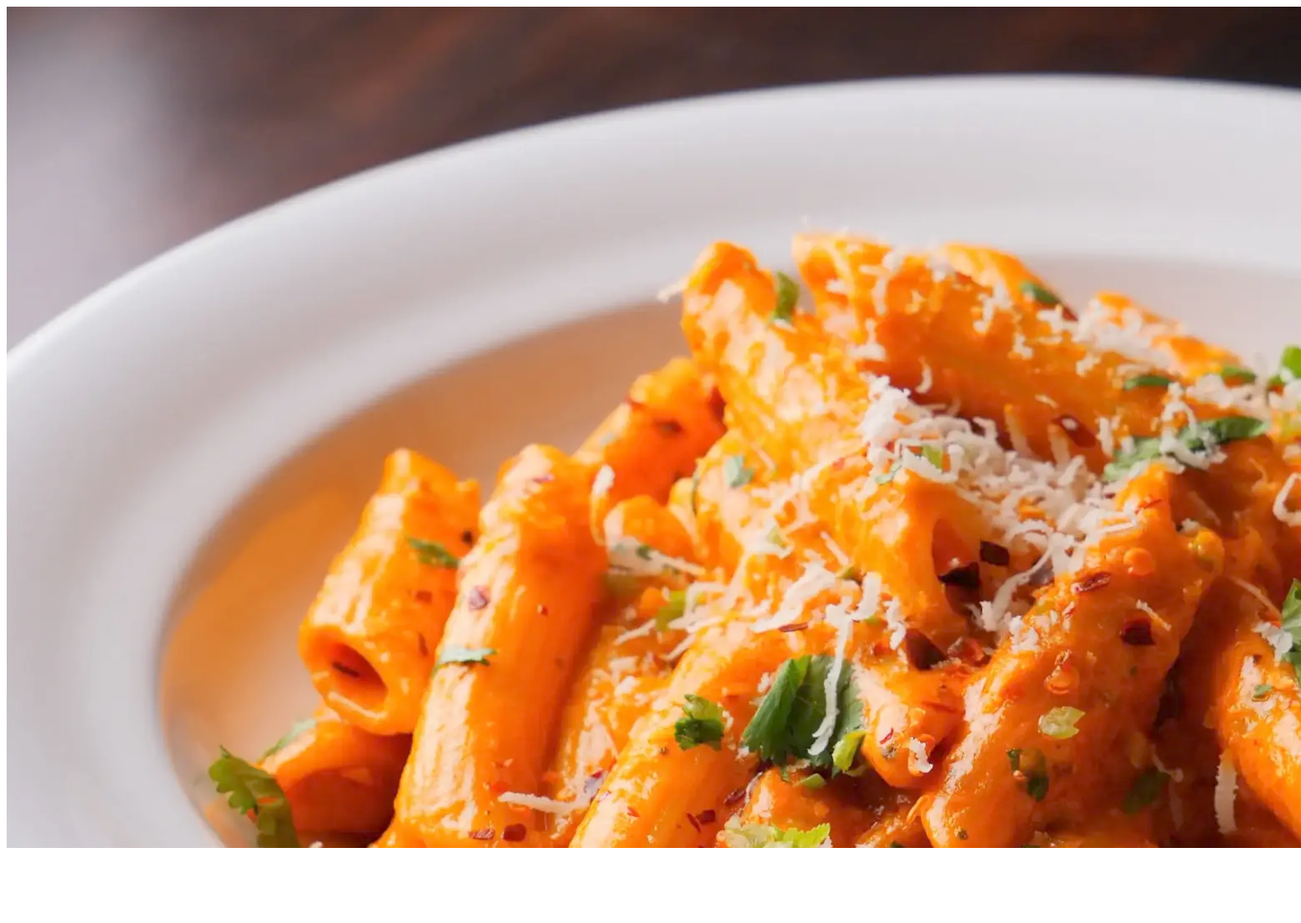
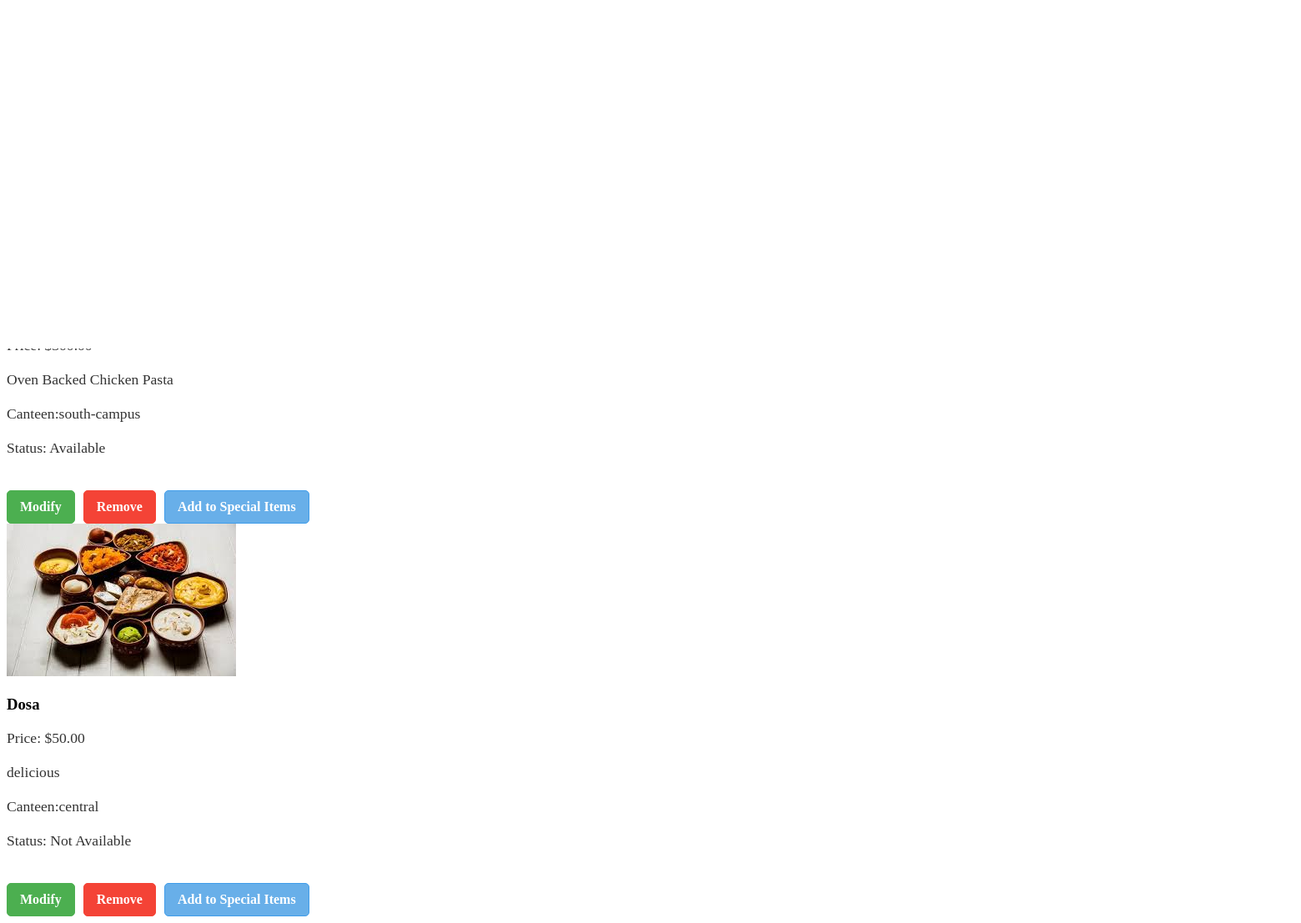
Page /finalp/fetch_food.php (signed in) on the committed database (2 pictures, top to bottom).
### tables this page shows
CREATE TABLE `food_items` (
  `id` int(11) NOT NULL,
  `canteen` varchar(100) NOT NULL,
  `name` varchar(255) NOT NULL,
  `type` enum('snacks','heavy-meal','appetizer','drinks') NOT NULL,
  `price` decimal(10,2) NOT NULL,
  `description` text NOT NULL,
  `image` varchar(255) NOT NULL,
  `status` int(11) NOT NULL DEFAULT 1
);

### finalp/fetch_food.php (the view, shortened to what this page needs)
<!DOCTYPE html>
<html lang="en">
<head>
    <link rel="stylesheet" href="profile-actions.css">
</head>
<body>
    <?php
    require 'dbConfig.php';
    $role = $_SESSION['role'] ?? 'guest';
    $query = "SELECT * FROM food_items";
    $result = $conn->query($query);
    if ($result->num_rows > 0) {
        while ($row = $result->fetch_assoc()) {
            echo '<div class="item">';
            echo '<img src="uploads/' . htmlspecialchars(basename($row['image'])) . '" alt="' . htmlspecialchars($row['name']) . '">';
            echo '<h3>' . htmlspecialchars($row['name']) . '</h3>';
            echo '<p>Price: $' . htmlspecialchars($row['price']) . '</p>';
            echo '<p>' . htmlspecialchars($row['description']) . '</p>';
            echo '<p>Canteen:' . htmlspecialchars($row['canteen']) . '</p>';
            if ($role === 'staff' && isset($row['status'])) {
                echo '<p class="availability">Status: ' . ($row['status'] == 1 ? 'Available' : 'Not Available') . '</p>';
            }
            if ($role === 'staff') {
                echo '<a href="modifyitem.php?id=' . $row['id'] . '" class="btn modify-item">Modify</a>';
                echo '<a href="removeitem.php?id=' . $row['id'] . '" class="btn remove-item">Remove</a>';
                echo '<a href="add_to_special.php?id=' . $row['id'] . '" class="btn add-to-special">Add to Special Items</a>';
            } else {
                echo '<a href="#" data-id="' . $row['id'] . '" class="btn add-to-cart">Add to Cart</a>';
            }
            echo '</div>';
        }
    } else {
        echo '<p>No food items found.</p>';
    }
    ?>
</body>
</html>

### finalp/profile-actions.css (style rules this page uses)
a { display: inline-block; margin-top: 20px; text-decoration: none; color: #4CAF50; font-weight: bold; }
p { font-size: 1.1rem; margin-bottom: 20px; color: #333; }
.btn { display: inline-block; padding: 10px 15px; font-size: 1rem; font-weight: bold; text-decoration: none; color: white; border-radius: 5px; margin-right: 10px; cursor: pointer; }
.modify-item { background-color: #4CAF50; border: 1px solid #4CAF50; }
.remove-item { background-color: #f44336; border: 1px solid #f44336; }
.add-to-special { background-color: #68afe9; border: 1px solid #409dea; }

### rows in the picture
food_items: image+name (picture), price "300.00", description "Oven Backed Chicken Pasta", canteen "south-campus", shows "Status:", status "Available"
food_items: image (picture), name "Dosa", price "50.00", description "delicious", canteen "central", shows "Status:", status "Not Available"
